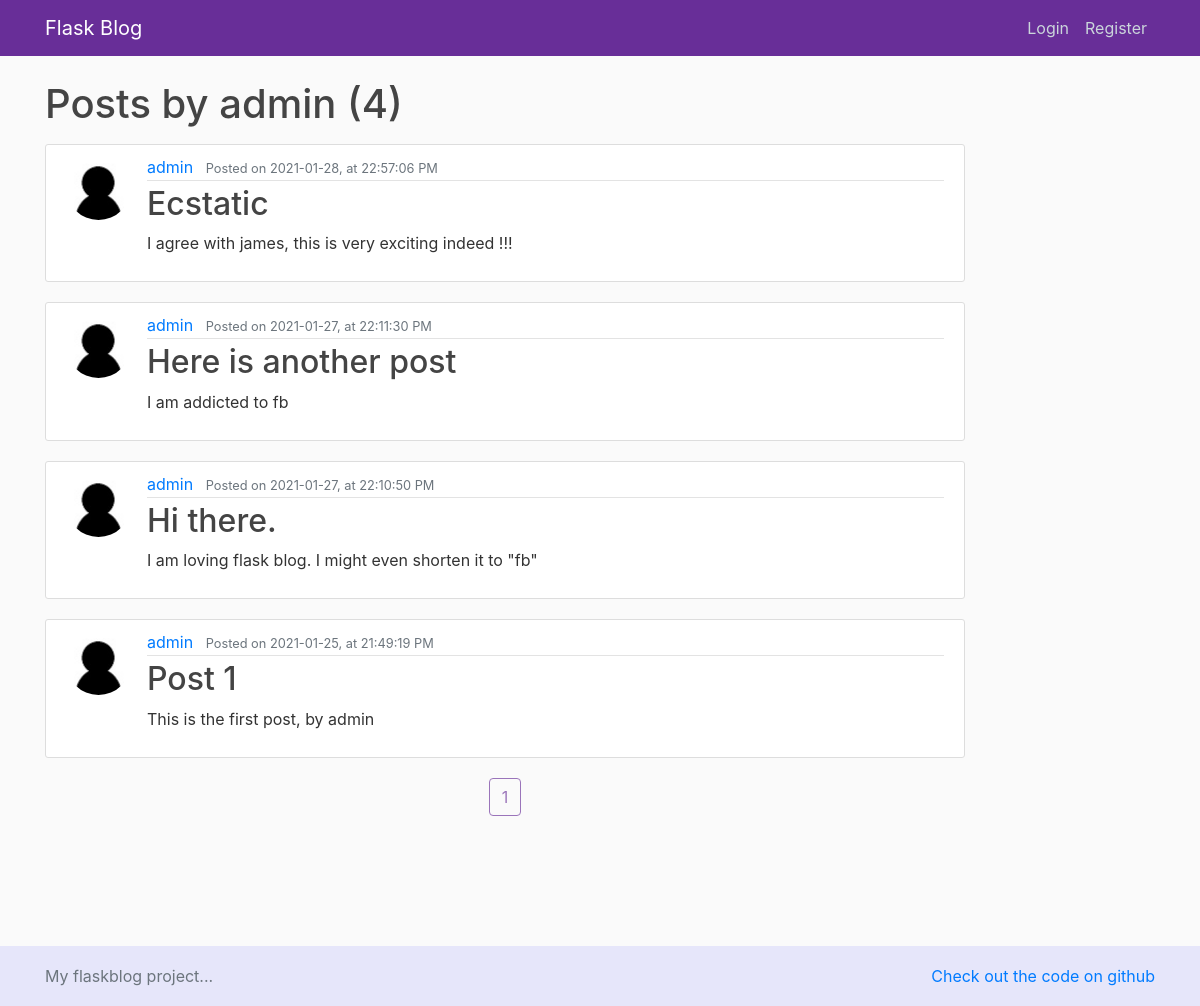
Screenshot of /user/admin with the database file from the repository.
### flaskblog/models.py (models this page shows, shortened)
class User(db.Model, UserMixin):
    id = db.Column(db.Integer, primary_key=True)
    username = db.Column(db.String(20), unique=True, nullable=False)
    email = db.Column(db.String(120), unique=True, nullable=False)
    image_file = db.Column(db.String(20), nullable=False, default='default.jpg')
    password = db.Column(db.String(60), nullable=False)
    posts = db.relationship('Post', backref='author', lazy=True)

class Post(db.Model):
    id = db.Column(db.Integer, primary_key=True)
    title = db.Column(db.String(100), nullable=False)
    date_posted = db.Column(db.DateTime, nullable=False, default=datetime.utcnow)
    content = db.Column(db.Text, nullable=False)
    user_id = db.Column(db.Integer, db.ForeignKey('user.id'), nullable=False)

### flaskblog/users/routes.py (the view)
@users.route("/user/<string:username>")
def user_posts(username):
    page = request.args.get('page', 1, type=int)
    user = User.query.filter_by(username=username).first_or_404()
    posts = Post.query.filter_by(author=user) \
        .order_by(Post.date_posted.desc()) \
        .paginate(page=page, per_page=5)
    return render_template('user_posts.html', posts=posts, user=user)

### flaskblog/templates/user_posts.html
{% extends "layout.html" %}
{% block content %}
    <h1 class="mb-3">Posts by {{ user.username }} ({{ posts.total }})</h1>
    {% for post in posts.items %}
        <article class="media content-section">
          <img class="rounded-circle article-img" src="{{ url_for('static', filename='pics/' + post.author.image_file) }}">
          <div class="media-body">
            <div class="article-metadata">
              <a class="mr-2" href="{{ url_for('users.user_posts', username=post.author.username) }}">{{ post.author.username }}</a>
              <small class="text-muted">Posted on {{ post.date_posted.strftime('%Y-%m-%d, at %H:%M:%S %p') }}</small>
            </div>
            <h2><a class="article-title" href="{{ url_for('posts.post', post_id=post.id)}}"> {{ post.title }}</a></h2>
            <p class="article-content">{{ post.content }}</p>
          </div>
        </article>
    {% endfor %}
    <div class="container d-flex justify-content-center">
    <div>
    {% for page_number in posts.iter_pages(left_edge=1, left_current=1, right_edge=1, right_current=2) %}
        {% if page_number %}
            {% if posts.page == page_number %}
                <a class="btn btn-outline-primary disabled" href="#" >{{ page_number }}</a>
            {% else %}
                <a class="btn btn-primary" href="{{ url_for('main.home', page=page_number) }}">{{ page_number }}</a>
            {% endif %}
        {% else %}
        ...
        {% endif %}
    {% endfor %}
    </div>
    </div>
{% endblock content %}

### flaskblog/static/main.css (style rules this page uses)
body { background: #fafafa; color: #333333; margin-top: 5rem; }
h1, h2, h3, h4, h5, h6 { color: #444444; }
.content-section { background: #ffffff; padding: 10px 20px; border: 1px solid #dddddd; border-radius: 3px; margin-bottom: 20px; }
.article-title { color: #444444; }
.article-content { white-space: pre-line; }
.article-img { height: 65px; width: 65px; margin-right: 16px; }
.article-metadata { padding-bottom: 1px; margin-bottom: 4px; border-bottom: 1px solid #e3e3e3 }
.btn-outline-primary { border-color: #682e98 !important; color: #682e98 !important; }

### rows the page displays
User: username "admin"
Post: image_file (placeholder picture), author.username "admin", date_posted "2021-01-28, at 22:57:06 PM", title "Ecstatic", content "I agree with james, this is very exciting indeed !!!"
Post: image_file (placeholder picture), author.username "admin", date_posted "2021-01-27, at 22:11:30 PM", title "Here is another post", content "I am addicted to fb"
Post: image_file (placeholder picture), author.username "admin", date_posted "2021-01-27, at 22:10:50 PM", title "Hi there.", content "I am loving flask blog. I might even shorten it to \"fb\""
Post: image_file (placeholder picture), author.username "admin", date_posted "2021-01-25, at 21:49:19 PM", title "Post 1", content "This is the first post, by admin"

### other values shown
{{ posts.total }} "4"
{{ page_number }} "1"
